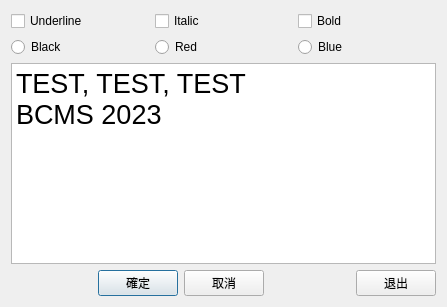
<?xml version="1.0" encoding="UTF-8"?>
<ui version="4.0">
 <class>QWDialog</class>
 <widget class="QDialog" name="QWDialog">
  <property name="geometry">
   <rect>
    <x>0</x>
    <y>0</y>
    <width>447</width>
    <height>307</height>
   </rect>
  </property>
  <property name="windowTitle">
   <string>QWDialog</string>
  </property>
  <layout class="QVBoxLayout" name="verticalLayout">
   <item>
    <layout class="QHBoxLayout" name="horizontalLayout_3">
     <item>
      <widget class="QCheckBox" name="chkBoxUnder">
       <property name="text">
        <string>Underline</string>
       </property>
      </widget>
     </item>
     <item>
      <widget class="QCheckBox" name="chkBoxItalic">
       <property name="text">
        <string>Italic</string>
       </property>
      </widget>
     </item>
     <item>
      <widget class="QCheckBox" name="chkBoxBold">
       <property name="text">
        <string>Bold</string>
       </property>
      </widget>
     </item>
    </layout>
   </item>
   <item>
    <layout class="QHBoxLayout" name="horizontalLayout_2">
     <item>
      <widget class="QRadioButton" name="rBtnBlack">
       <property name="text">
        <string>Black</string>
       </property>
      </widget>
     </item>
     <item>
      <widget class="QRadioButton" name="rBtnRed">
       <property name="text">
        <string>Red</string>
       </property>
      </widget>
     </item>
     <item>
      <widget class="QRadioButton" name="rBtnBlue">
       <property name="text">
        <string>Blue</string>
       </property>
      </widget>
     </item>
    </layout>
   </item>
   <item>
    <widget class="QPlainTextEdit" name="txtEdit">
     <property name="font">
      <font>
       <pointsize>20</pointsize>
      </font>
     </property>
     <property name="plainText">
      <string>TEST, TEST, TEST 
BCMS 2023</string>
     </property>
    </widget>
   </item>
   <item>
    <layout class="QHBoxLayout" name="horizontalLayout">
     <item>
      <spacer name="horizontalSpacer_2">
       <property name="orientation">
        <enum>Qt::Horizontal</enum>
       </property>
       <property name="sizeHint" stdset="0">
        <size>
         <width>40</width>
         <height>20</height>
        </size>
       </property>
      </spacer>
     </item>
     <item>
      <widget class="QPushButton" name="btnOK">
       <property name="text">
        <string>確定</string>
       </property>
      </widget>
     </item>
     <item>
      <widget class="QPushButton" name="btnCancel">
       <property name="text">
        <string>取消</string>
       </property>
      </widget>
     </item>
     <item>
      <spacer name="horizontalSpacer">
       <property name="orientation">
        <enum>Qt::Horizontal</enum>
       </property>
       <property name="sizeHint" stdset="0">
        <size>
         <width>40</width>
         <height>20</height>
        </size>
       </property>
      </spacer>
     </item>
     <item>
      <widget class="QPushButton" name="btnClose">
       <property name="text">
        <string>退出</string>
       </property>
      </widget>
     </item>
    </layout>
   </item>
  </layout>
 </widget>
 <tabstops>
  <tabstop>chkBoxUnder</tabstop>
  <tabstop>chkBoxItalic</tabstop>
  <tabstop>chkBoxBold</tabstop>
  <tabstop>rBtnBlack</tabstop>
  <tabstop>rBtnRed</tabstop>
  <tabstop>rBtnBlue</tabstop>
  <tabstop>txtEdit</tabstop>
  <tabstop>btnOK</tabstop>
  <tabstop>btnCancel</tabstop>
  <tabstop>btnClose</tabstop>
 </tabstops>
 <resources/>
 <connections>
  <connection>
   <sender>btnOK</sender>
   <signal>clicked()</signal>
   <receiver>QWDialog</receiver>
   <slot>accept()</slot>
   <hints>
    <hint type="sourcelabel">
     <x>138</x>
     <y>286</y>
    </hint>
    <hint type="destinationlabel">
     <x>58</x>
     <y>286</y>
    </hint>
   </hints>
  </connection>
  <connection>
   <sender>btnCancel</sender>
   <signal>clicked()</signal>
   <receiver>QWDialog</receiver>
   <slot>reject()</slot>
   <hints>
    <hint type="sourcelabel">
     <x>213</x>
     <y>282</y>
    </hint>
    <hint type="destinationlabel">
     <x>75</x>
     <y>274</y>
    </hint>
   </hints>
  </connection>
  <connection>
   <sender>btnClose</sender>
   <signal>clicked()</signal>
   <receiver>QWDialog</receiver>
   <slot>close()</slot>
   <hints>
    <hint type="sourcelabel">
     <x>380</x>
     <y>281</y>
    </hint>
    <hint type="destinationlabel">
     <x>311</x>
     <y>288</y>
    </hint>
   </hints>
  </connection>
 </connections>
</ui>
